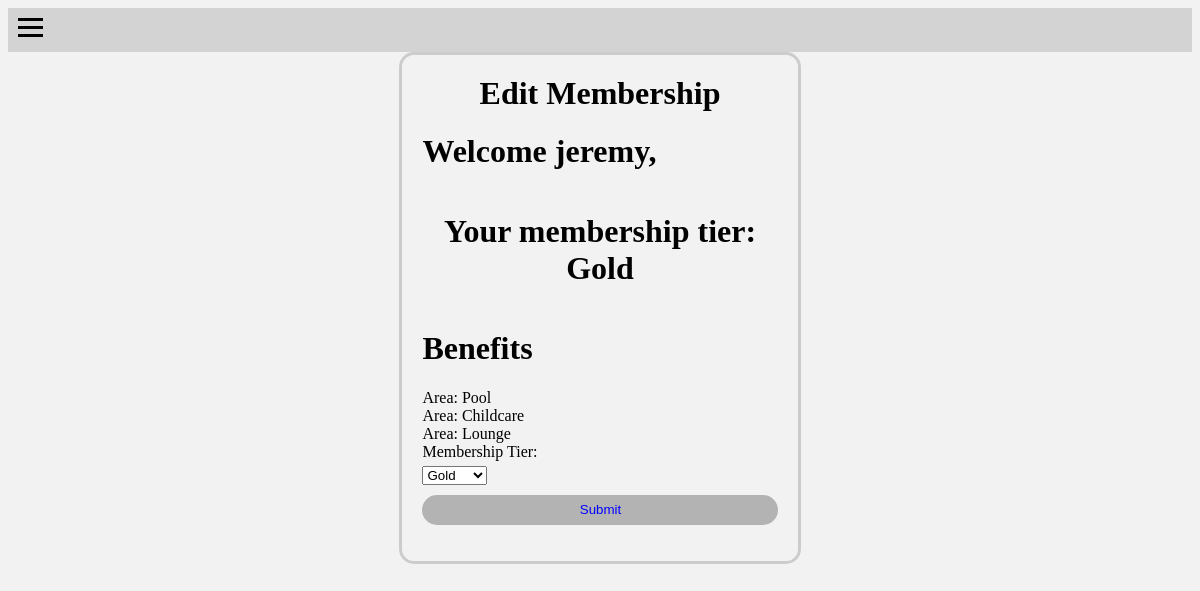
The app's page /editProfile (signed in) with its own data.
### main.py (models this page shows, shortened)
class Member(UserMixin, db.Model):
    __tablename__ = "member"
    Member_ID = db.Column(db.Integer, primary_key=True)
    Fname = db.Column(db.String(50))
    Lname = db.Column(db.String(50))
    DOB = db.Column(db.String(50))
    Email = db.Column(db.String(50))
    Password = db.Column(db.String(50))
    Tier_ID = db.Column(db.String(50), db.ForeignKey('Membership_tier.ID'))
    Trainer_ID = db.Column(db.Integer, db.ForeignKey('trainer.Trainer_ID'))

class Membership_tier(db.Model):
    __tablename__ = "Membership_tier"
    ID = db.Column(db.Integer, primary_key=True)
    Name = db.Column(db.String(50))
    Price = db.Column(db.Integer)
    Length = db.Column(db.Integer)
    benefit = db.relationship('Benefit_Tier', backref='membershiptier', lazy='dynamic')

class Benefit(db.Model):
    __tablename__ = "benefit"
    Benefit_ID = db.Column(db.Integer, primary_key=True)
    Area = db.Column(db.String(50))
    Type = db.Column(db.String(50))
    memberTier = db.relationship('Benefit_Tier', backref='Benefit', lazy='dynamic')

### main.py (the view)
@login_required
@app.route("/editProfile", methods=['POST', 'GET'])
def editProfile():
    if request.method == "POST":
        user = current_user
        new_tier_name = request.form.get("membership_tier")  # Retrieve the selected membership tier from the form
        new_tier = Membership_tier.query.filter_by(Name=new_tier_name).first()
        if new_tier:
            user.Tier_ID = new_tier.ID
            db.session.commit()
            flash("Membership tier updated successfully", "success")
        else:
            flash("Invalid membership tier selected", "error")
        return render_template('home.html', login=login, Fname=user.Fname)
    else:
        user = current_user
        tier = Membership_tier.query.filter_by(ID=user.Tier_ID).first()
        if tier:
            benefitsxtier = Benefit_Tier.query.filter_by(Tier_ID=tier.ID).all()
            benefit_ids = [benefit_tier.Benefit_ID for benefit_tier in benefitsxtier]
            benefits = Benefit.query.filter(Benefit.Benefit_ID.in_(benefit_ids)).all()
        else:
            benefits = []
        tier_name = tier.Name
        return render_template("editProfile.html", login=True, user=user, tier=tier_name, benefits=benefits)

### main.py (called while the page is built)
@login_manager.user_loader
def load_user(user_id):
    return Member.query.get(int(user_id))

### templates/editProfile.html (shortened to what this page needs)
{% extends "base.html" %}
{% block nav %}
    <nav>
        <div class="menu-icon">
            <span></span>
            <span></span>
            <span></span>
        </div>
    </nav>
{% endblock %}
{% block body %}
<html>
<div class="form-container">
    <form action="/editProfile" method='POST'>
        <h1 class="login_header">Edit Membership</h1>
        <h1>Welcome {{ user.Fname }},</h1>
        <h1>Your membership tier: {{ tier }}</h1>
        <h1>Benefits</h1>
        {% for benefit in benefits %}
            <p1>Area: {{ benefit.Area }}</p1>
        {% endfor %}
        <label for="membership_tier">Membership Tier:</label>
        <select id="membership_tier" name="membership_tier">
            <option value="Gold">Gold</option>
        </select>
        <input type="submit" name="submit" class="submit">
    </form>
</div>
</html>
{% endblock %}

### templates/editProfile.html (style rules this page uses)
.menu-icon { display: block; cursor: pointer; padding: 10px; }
.menu-icon span { display: block; width: 25px; height: 3px; background-color: black; margin-bottom: 5px; }
.form-container { border: 3px solid #ccc; padding: 20px; text-align: center; border-radius: 15px; width: 30%; max-width: 400px; margin: auto; }
form { width: 100%; display: flex; flex-direction: column; align-items: flex-start; }
label { margin-bottom: 5px; }
.submit { background: #b3b3b3; width: 100%; height: 30px; border: none; border-radius: 17px; padding-left: 7px; color: blue; margin-top: 10px; cursor: pointer; transition: background-color 0.3s; }
.login_header { vertical-align:middle; margin:auto; horizontal-align:middle; }

### templates/base.html (style rules this page uses)
body { background-color: #f2f2f2; }
nav { background-color: #d3d3d3; width: 100%; }

### records on screen
Member: Fname "jeremy"
Membership_tier: Name "Gold"
Benefit: Area "Pool"
Benefit: Area "Childcare"
Benefit: Area "Lounge"
